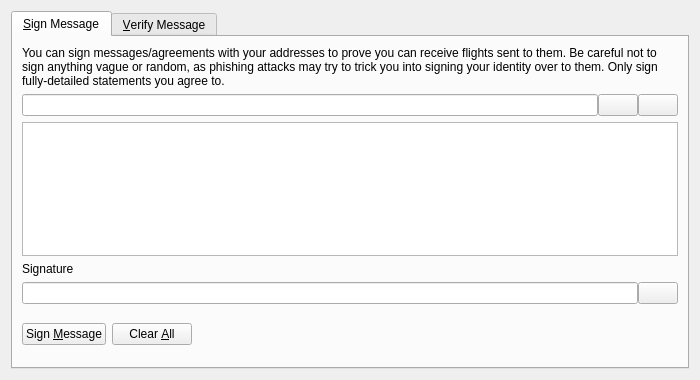
<?xml version="1.0" encoding="UTF-8"?>
<ui version="4.0">
 <class>SignVerifyMessageDialog</class>
 <widget class="QDialog" name="SignVerifyMessageDialog">
  <property name="geometry">
   <rect>
    <x>0</x>
    <y>0</y>
    <width>700</width>
    <height>380</height>
   </rect>
  </property>
  <property name="windowTitle">
   <string>Signatures - Sign / Verify a Message</string>
  </property>
  <property name="modal">
   <bool>true</bool>
  </property>
  <layout class="QVBoxLayout" name="verticalLayout">
   <item>
    <widget class="QTabWidget" name="tabWidget">
     <property name="currentIndex">
      <number>0</number>
     </property>
     <widget class="QWidget" name="tabSignMessage">
      <attribute name="title">
       <string>&amp;Sign Message</string>
      </attribute>
      <layout class="QVBoxLayout" name="verticalLayout_SM">
       <item>
        <widget class="QLabel" name="infoLabel_SM">
         <property name="text">
          <string>You can sign messages/agreements with your addresses to prove you can receive flights sent to them. Be careful not to sign anything vague or random, as phishing attacks may try to trick you into signing your identity over to them. Only sign fully-detailed statements you agree to.</string>
         </property>
         <property name="textFormat">
          <enum>Qt::PlainText</enum>
         </property>
         <property name="wordWrap">
          <bool>true</bool>
         </property>
        </widget>
       </item>
       <item>
        <layout class="QHBoxLayout" name="horizontalLayout_1_SM">
         <property name="spacing">
          <number>0</number>
         </property>
         <item>
          <widget class="QValidatedLineEdit" name="addressIn_SM">
           <property name="toolTip">
            <string>The flight address to sign the message with</string>
           </property>
          </widget>
         </item>
         <item>
          <widget class="QPushButton" name="addressBookButton_SM">
           <property name="toolTip">
            <string>Choose previously used address</string>
           </property>
           <property name="text">
            <string/>
           </property>
           <property name="icon">
            <iconset resource="../bitcoin.qrc">
             <normaloff>:/icons/address-book</normaloff>:/icons/address-book</iconset>
           </property>
           <property name="shortcut">
            <string>Alt+A</string>
           </property>
           <property name="autoDefault">
            <bool>false</bool>
           </property>
          </widget>
         </item>
         <item>
          <widget class="QPushButton" name="pasteButton_SM">
           <property name="toolTip">
            <string>Paste address from clipboard</string>
           </property>
           <property name="text">
            <string/>
           </property>
           <property name="icon">
            <iconset resource="../bitcoin.qrc">
             <normaloff>:/icons/editpaste</normaloff>:/icons/editpaste</iconset>
           </property>
           <property name="shortcut">
            <string>Alt+P</string>
           </property>
           <property name="autoDefault">
            <bool>false</bool>
           </property>
          </widget>
         </item>
        </layout>
       </item>
       <item>
        <widget class="QPlainTextEdit" name="messageIn_SM">
         <property name="toolTip">
          <string>Enter the message you want to sign here</string>
         </property>
        </widget>
       </item>
       <item>
        <widget class="QLabel" name="signatureLabel_SM">
         <property name="text">
          <string>Signature</string>
         </property>
         <property name="textFormat">
          <enum>Qt::PlainText</enum>
         </property>
        </widget>
       </item>
       <item>
        <layout class="QHBoxLayout" name="horizontalLayout_2_SM">
         <property name="spacing">
          <number>0</number>
         </property>
         <item>
          <widget class="QLineEdit" name="signatureOut_SM">
           <property name="font">
            <font>
             <italic>true</italic>
            </font>
           </property>
           <property name="readOnly">
            <bool>true</bool>
           </property>
          </widget>
         </item>
         <item>
          <widget class="QPushButton" name="copySignatureButton_SM">
           <property name="toolTip">
            <string>Copy the current signature to the system clipboard</string>
           </property>
           <property name="text">
            <string/>
           </property>
           <property name="icon">
            <iconset resource="../bitcoin.qrc">
             <normaloff>:/icons/editcopy</normaloff>:/icons/editcopy</iconset>
           </property>
           <property name="autoDefault">
            <bool>false</bool>
           </property>
          </widget>
         </item>
        </layout>
       </item>
       <item>
        <layout class="QHBoxLayout" name="horizontalLayout_3_SM">
         <item>
          <widget class="QPushButton" name="signMessageButton_SM">
           <property name="toolTip">
            <string>Sign the message to prove you own this flight address</string>
           </property>
           <property name="text">
            <string>Sign &amp;Message</string>
           </property>
           <property name="icon">
            <iconset resource="../bitcoin.qrc">
             <normaloff>:/icons/edit</normaloff>:/icons/edit</iconset>
           </property>
           <property name="autoDefault">
            <bool>false</bool>
           </property>
          </widget>
         </item>
         <item>
          <widget class="QPushButton" name="clearButton_SM">
           <property name="toolTip">
            <string>Reset all sign message fields</string>
           </property>
           <property name="text">
            <string>Clear &amp;All</string>
           </property>
           <property name="icon">
            <iconset resource="../bitcoin.qrc">
             <normaloff>:/icons/remove</normaloff>:/icons/remove</iconset>
           </property>
           <property name="autoDefault">
            <bool>false</bool>
           </property>
          </widget>
         </item>
         <item>
          <spacer name="horizontalSpacer_1_SM">
           <property name="orientation">
            <enum>Qt::Horizontal</enum>
           </property>
           <property name="sizeHint" stdset="0">
            <size>
             <width>40</width>
             <height>48</height>
            </size>
           </property>
          </spacer>
         </item>
         <item>
          <widget class="QLabel" name="statusLabel_SM">
           <property name="font">
            <font>
             <weight>75</weight>
             <bold>true</bold>
            </font>
           </property>
           <property name="text">
            <string/>
           </property>
           <property name="wordWrap">
            <bool>true</bool>
           </property>
          </widget>
         </item>
         <item>
          <spacer name="horizontalSpacer_2_SM">
           <property name="orientation">
            <enum>Qt::Horizontal</enum>
           </property>
           <property name="sizeHint" stdset="0">
            <size>
             <width>40</width>
             <height>48</height>
            </size>
           </property>
          </spacer>
         </item>
        </layout>
       </item>
      </layout>
     </widget>
     <widget class="QWidget" name="tabVerifyMessage">
      <attribute name="title">
       <string>&amp;Verify Message</string>
      </attribute>
      <layout class="QVBoxLayout" name="verticalLayout_VM">
       <item>
        <widget class="QLabel" name="infoLabel_VM">
         <property name="text">
          <string>Enter the receiver's address, message (ensure you copy line breaks, spaces, tabs, etc. exactly) and signature below to verify the message. Be careful not to read more into the signature than what is in the signed message itself, to avoid being tricked by a man-in-the-middle attack. Note that this only proves the signing party receives with the address, it cannot prove sendership of any transaction!</string>
         </property>
         <property name="textFormat">
          <enum>Qt::PlainText</enum>
         </property>
         <property name="alignment">
          <set>Qt::AlignLeading|Qt::AlignLeft|Qt::AlignTop</set>
         </property>
         <property name="wordWrap">
          <bool>true</bool>
         </property>
        </widget>
       </item>
       <item>
        <layout class="QHBoxLayout" name="horizontalLayout_1_VM">
         <property name="spacing">
          <number>0</number>
         </property>
         <item>
          <widget class="QValidatedLineEdit" name="addressIn_VM">
           <property name="toolTip">
            <string>The flight address the message was signed with</string>
           </property>
          </widget>
         </item>
         <item>
          <widget class="QPushButton" name="addressBookButton_VM">
           <property name="toolTip">
            <string>Choose previously used address</string>
           </property>
           <property name="text">
            <string/>
           </property>
           <property name="icon">
            <iconset resource="../bitcoin.qrc">
             <normaloff>:/icons/address-book</normaloff>:/icons/address-book</iconset>
           </property>
           <property name="shortcut">
            <string>Alt+A</string>
           </property>
           <property name="autoDefault">
            <bool>false</bool>
           </property>
          </widget>
         </item>
        </layout>
       </item>
       <item>
        <widget class="QPlainTextEdit" name="messageIn_VM"/>
       </item>
       <item>
        <widget class="QValidatedLineEdit" name="signatureIn_VM"/>
       </item>
       <item>
        <layout class="QHBoxLayout" name="horizontalLayout_2_VM">
         <item>
          <widget class="QPushButton" name="verifyMessageButton_VM">
           <property name="toolTip">
            <string>Verify the message to ensure it was signed with the specified flight address</string>
           </property>
           <property name="text">
            <string>Verify &amp;Message</string>
           </property>
           <property name="icon">
            <iconset resource="../bitcoin.qrc">
             <normaloff>:/icons/transaction_0</normaloff>:/icons/transaction_0</iconset>
           </property>
           <property name="autoDefault">
            <bool>false</bool>
           </property>
          </widget>
         </item>
         <item>
          <widget class="QPushButton" name="clearButton_VM">
           <property name="toolTip">
            <string>Reset all verify message fields</string>
           </property>
           <property name="text">
            <string>Clear &amp;All</string>
           </property>
           <property name="icon">
            <iconset resource="../bitcoin.qrc">
             <normaloff>:/icons/remove</normaloff>:/icons/remove</iconset>
           </property>
           <property name="autoDefault">
            <bool>false</bool>
           </property>
          </widget>
         </item>
         <item>
          <spacer name="horizontalSpacer_1_VM">
           <property name="orientation">
            <enum>Qt::Horizontal</enum>
           </property>
           <property name="sizeHint" stdset="0">
            <size>
             <width>40</width>
             <height>48</height>
            </size>
           </property>
          </spacer>
         </item>
         <item>
          <widget class="QLabel" name="statusLabel_VM">
           <property name="font">
            <font>
             <weight>75</weight>
             <bold>true</bold>
            </font>
           </property>
           <property name="text">
            <string/>
           </property>
           <property name="wordWrap">
            <bool>true</bool>
           </property>
          </widget>
         </item>
         <item>
          <spacer name="horizontalSpacer_2_VM">
           <property name="orientation">
            <enum>Qt::Horizontal</enum>
           </property>
           <property name="sizeHint" stdset="0">
            <size>
             <width>40</width>
             <height>48</height>
            </size>
           </property>
          </spacer>
         </item>
        </layout>
       </item>
      </layout>
     </widget>
    </widget>
   </item>
  </layout>
 </widget>
 <customwidgets>
  <customwidget>
   <class>QValidatedLineEdit</class>
   <extends>QLineEdit</extends>
   <header>qvalidatedlineedit.h</header>
  </customwidget>
 </customwidgets>
 <resources>
  <include location="../bitcoin.qrc"/>
 </resources>
 <connections/>
</ui>
